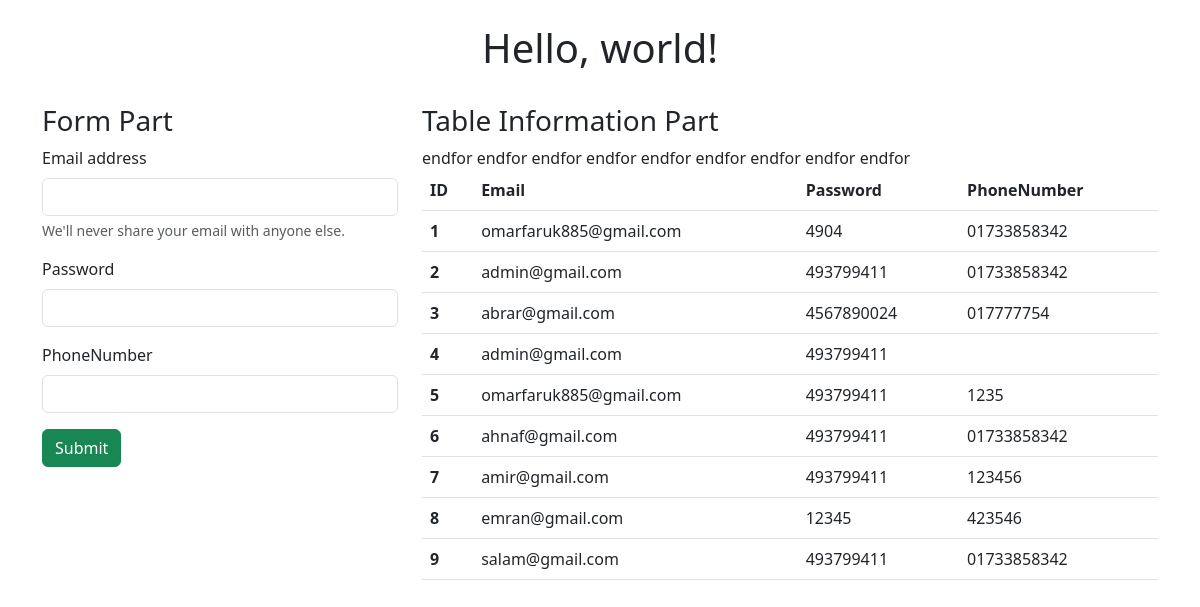
The page / on the database its author committed.
### AjaxDjangoApp/models.py (models this page shows)
class AjaxCrud(Model):
    Email = EmailField()
    Password = IntegerField()
    PhoneNumber = CharField(max_length=20)

### AjaxDjangoApp/views.py (the view)
# urls.py: path('', views.HomeCrued.as_view(), name='home'),
class HomeCrued(ListView):
    template_name="index.html"
    model=AjaxCrud
    context_object_name="UserData"

### templates/index.html (shortened to what this page needs)
<!doctype html>
<html lang="en">
  <head>
    <link href="https://cdn.jsdelivr.net/npm/bootstrap@5.3.0-alpha3/dist/css/bootstrap.min.css" rel="stylesheet">
  </head>
  <body>
    <h1 class="text-center p-4">Hello, world!</h1>
    <div class="container">
        <div class="row">
            <div class="col-6 col-md-4">
                <div class="h3">Form Part</div>
                <form action = ""  id="AjaxC">
                    <div class="mb-3">
                      <label for="UserEmail" class="form-label">Email address</label>
                      <input type="email" class="form-control" id="UserEmail" name="UserEmail" aria-describedby="emailHelp">
                      <div id="emailHelp" class="form-text">We'll never share your email with anyone else.</div>
                    </div>
                    <div class="mb-3">
                      <label for="UserPass" class="form-label">Password</label>
                      <input type="password" class="form-control" id="UserPass" name="UserPass">
                    </div>
                    <div class="mb-3">
                        <label for="UserNumber" class="form-label">PhoneNumber</label>
                        <input type="number" class="form-control" id="UserNumber" name="UserNumber">
                      </div>
                    <button type="submit" name="forumsubmit"  id="forumsubmit" class="btn btn-success">Submit</button>
                  </form>
            </div>
            <div class="col-6 col-md-8">
                <div class="h3">Table Information Part</div>
                <table class="table">
                    <thead>
                      <tr>
                        <th scope="col">ID</th>
                        <th scope="col">Email</th>
                        <th scope="col">Password</th>
                        <th scope="col">PhoneNumber</th>
                      </tr>
                    </thead>
                    <tbody>
                      {%if UserData%}{%for user in UserData%}
                      <tr>
                        <th scope="row">{{user.id}}</th>
                        <td>{{user.Email}}</td>
                        <td>{{user.Password}}</td>
                        <td>{{user.PhoneNumber}}</td>
                      </tr>
                      {% endfor %}{% endif %}
                    </tbody>
                  </table>
            </div>
        </div>
    </div>
  </body>
</html>

### rows shown on the page
AjaxCrud: id "1", Email "omarfaruk885@gmail.com", Password "4904", PhoneNumber "01733858342"
AjaxCrud: id "2", Email "admin@gmail.com", Password "493799411", PhoneNumber "01733858342"
AjaxCrud: id "3", Email "abrar@gmail.com", Password "4567890024", PhoneNumber "017777754"
AjaxCrud: id "4", Email "admin@gmail.com", Password "493799411"
AjaxCrud: id "5", Email "omarfaruk885@gmail.com", Password "493799411", PhoneNumber "1235"
AjaxCrud: id "6", Email "ahnaf@gmail.com", Password "493799411", PhoneNumber "01733858342"
AjaxCrud: id "7", Email "amir@gmail.com", Password "493799411", PhoneNumber "123456"
AjaxCrud: id "8", Email "emran@gmail.com", Password "12345", PhoneNumber "423546"
AjaxCrud: id "9", Email "salam@gmail.com", Password "493799411", PhoneNumber "01733858342"
